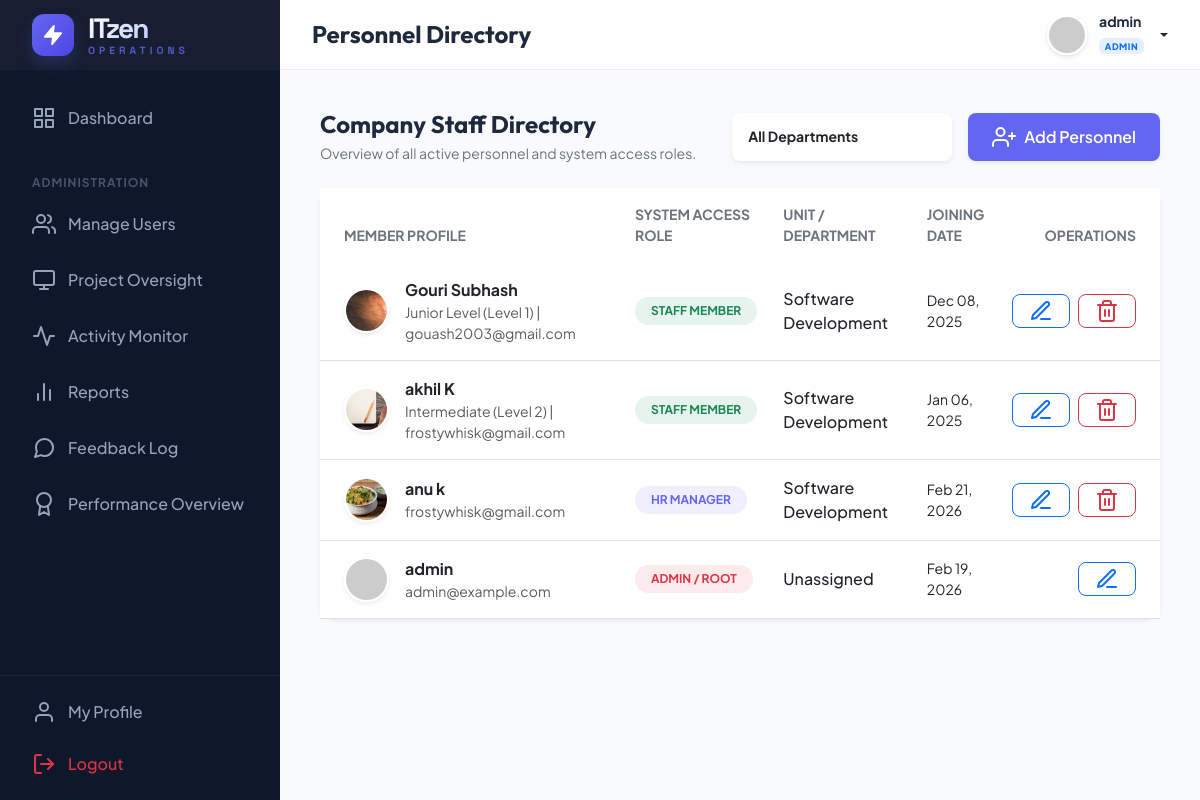
The page /manage-users/ (signed in) on the database its author committed.
### management/models.py (models this page shows, shortened)
class CustomUser(AbstractUser):
    ROLE_CHOICES = (
        ('ADMIN', 'Admin'),
        ('HR', 'HR Manager'),
        ('EMPLOYEE', 'Employee'),
    )
    DEPT_CHOICES = (
        ('DEVELOPMENT', 'Software Development'),
        ('DESIGN', 'UI/UX Design'),
        ('QA', 'Quality Assurance'),
        ('HR', 'Human Resources'),
        ('MARKETING', 'Digital Marketing'),
        ('SALES', 'Sales & Business'),
        ('SUPPORT', 'IT Support & Security'),
    )
    LEVEL_CHOICES = (
        ('JUNIOR', 'Junior Level (Level 1)'),
        ('INTERMEDIATE', 'Intermediate (Level 2)'),
        ('SENIOR', 'Senior Level (Level 3)'),
        ('LEAD', 'Lead Level (Level 4)'),
        ('EXPERT', 'Expert Level (Level 5)'),
    )
    role = models.CharField(max_length=20, choices=ROLE_CHOICES, default='EMPLOYEE')
    phone = models.CharField(max_length=15, blank=True, null=True)
    profile_pic = models.ImageField(upload_to='profile_pics/', blank=True, null=True)
    department = models.CharField(max_length=50, choices=DEPT_CHOICES, blank=True, null=True)
    designation = models.CharField(max_length=100, blank=True, null=True)
    level = models.CharField(max_length=20, choices=LEVEL_CHOICES, default='JUNIOR')
    date_of_joining = models.DateField(blank=True, null=True)
    def is_admin(self):
        return self.role == 'ADMIN' or self.is_superuser
    def is_hr(self):
        return self.role == 'HR'
    def is_employee(self):
        return self.role == 'EMPLOYEE' and not self.is_superuser and not self.role == 'HR'

### management/views.py (the view)
# urls.py: path('manage-users/', views.manage_users, name='manage_users'),
@login_required
def manage_users(request):
    if not request.user.is_admin(): return redirect('dashboard')
    dept_filter = request.GET.get('dept')
    users = CustomUser.objects.all().order_by('-date_joined')
    if dept_filter:
        users = users.filter(department=dept_filter)
    context = {
        'users': users,
        'depts': CustomUser.DEPT_CHOICES,
        'selected_dept': dept_filter
    }
    return render(request, 'admin/manage_users.html', context)

### templates/admin/manage_users.html (shortened to what this page needs)
{% extends 'base.html' %}
{% block page_title %}Personnel Directory{% endblock %}
{% block content %}
<div class="d-flex justify-content-between align-items-center mb-4">
    <div>
        <h4 class="fw-bold mb-1">Company Staff Directory</h4>
        <p class="text-secondary small mb-0">Overview of all active personnel and system access roles.</p>
    </div>
    <div class="d-flex gap-3">
        <form method="GET" class="d-flex gap-2">
            <select name="dept" id="dept_filter"
                class="form-select form-select-sm shadow-sm border-0 px-3 py-2 rounded-3 fw-bold text-dark"
                style="width: 220px; background: #fff;" onchange="this.form.submit()">
                <option value="">All Departments</option>
            </select>
        </form>
        <a href="{% url 'add_user' %}" class="btn btn-primary d-flex align-items-center gap-2 shadow-sm rounded-3">
            <i data-feather="user-plus" class="icon-sm"></i> Add Personnel
        </a>
    </div>
</div>
<div class="card border-0 shadow-sm">
    <div class="card-body p-0">
        <div class="table-responsive">
            <table class="table table-hover align-middle mb-0">
                <thead class="bg-light">
                    <tr>
                        <th class="ps-4 py-3 border-0 text-secondary small fw-bold text-uppercase">Member Profile</th>
                        <th class="py-3 border-0 text-secondary small fw-bold text-uppercase">System Access Role</th>
                        <th class="py-3 border-0 text-secondary small fw-bold text-uppercase">Unit / Department</th>
                        <th class="py-3 border-0 text-secondary small fw-bold text-uppercase">Joining Date</th>
                        <th class="pe-4 py-3 border-0 text-secondary small fw-bold text-uppercase text-end">Operations
                        </th>
                    </tr>
                </thead>
                <tbody>
                    {% for u in users %}
                    <tr>
                        <td class="ps-4 py-3">
                            <div class="d-flex align-items-center gap-3">
                                <img src="{% if u.profile_pic %}{{ u.profile_pic.url }}{% else %}https://ui-avatars.com/api/?name={{ u.username }}&background=6366f1&color=fff{% endif %}"
                                    class="rounded-circle shadow-sm"
                                    style="width: 45px; height: 45px; object-fit: cover; border: 2px solid #fff;">
                                <div>
                                    <div class="fw-bold text-dark">{{ u.get_full_name|default:u.username }}</div>
                                    <div class="text-muted small">{% if u.role == 'EMPLOYEE' %}{{ u.get_level_display }}
                                        | {% endif %}{{ u.email }}</div>
                                </div>
                            </div>
                        </td>
                        <td class="py-3">
                            {% if u.is_admin %}
                            <span class="badge bg-danger bg-opacity-10 text-danger px-3 py-2 rounded-pill fw-bold">ADMIN
                                / ROOT</span>
                            {% elif u.is_hr %}
                            <span class="badge bg-indigo bg-opacity-10 text-indigo px-3 py-2 rounded-pill fw-bold"
                                style="color: #6366f1; background: rgba(99, 102, 241, 0.1);">HR MANAGER</span>
                            {% else %}
                            <span
                                class="badge bg-success bg-opacity-10 text-success px-3 py-2 rounded-pill fw-bold">STAFF
                                MEMBER</span>
                            {% endif %}
                        </td>
                        <td class="py-3">
                            <span class="text-dark fw-medium">{{ u.get_department_display|default:"Unassigned" }}</span>
                        </td>
                        <td class="py-3">
                            <div class="text-dark small">
                                {% if u.date_of_joining %}
                                {{ u.date_of_joining|date:"M d, Y" }}
                                {% else %}
                                {{ u.date_joined|date:"M d, Y" }}
                                {% endif %}
                            </div>
                        </td>
                        <td class="pe-4 py-3 text-end">
                            <div class="d-flex justify-content-end gap-2">
                                <a href="{% url 'edit_user' u.id %}"
                                    class="btn btn-sm btn-outline-primary rounded-3 px-3">
                                    <i data-feather="edit-3" class="icon-sm"></i>
                                </a>
                                {% if not u.is_superuser %}
                                <button type="button" class="btn btn-sm btn-outline-danger rounded-3 px-3"
                                    data-bs-toggle="modal" data-bs-target="#deleteModal{{ u.id }}">
                                    <i data-feather="trash-2" class="icon-sm"></i>
                                </button>
                                {% endif %}
                            </div>
                        </td>
                    </tr>
                    {% endfor %}
                </tbody>
            </table>
        </div>
    </div>
</div>
{% endblock %}

### templates/base.html (shortened to what this page needs)
{% load static %}
<!DOCTYPE html>
<html lang="en">
<head>
    <link href="https://cdn.jsdelivr.net/npm/bootstrap@5.3.2/dist/css/bootstrap.min.css" rel="stylesheet">
</head>
<body>
    <aside class="sidebar" id="sidebar">
        <div class="sidebar-header">
            <a href="{% url 'dashboard' %}" class="sidebar-logo">
                <div class="logo-circle">
                    <i data-feather="zap" style="width: 22px; height: 22px; fill: #fff;"></i>
                </div>
                <div class="logo-text">
                    <span class="logo-main">ITzen</span>
                    <span class="logo-sub">Operations</span>
                </div>
            </a>
        </div>
        <nav class="sidebar-nav">
            <ul class="nav-list">
                <li class="nav-item">
                    <a href="{% url 'dashboard' %}"
                        class="nav-link {% if request.resolver_match.url_name == 'dashboard' %}active{% endif %}">
                        <i data-feather="grid"></i> Dashboard
                    </a>
                </li>
                {% if user.is_admin %}
                <li class="nav-caption">Administration</li>
                <li class="nav-item">
                    <a href="{% url 'manage_users' %}" class="nav-link">
                        <i data-feather="users"></i> Manage Users
                    </a>
                </li>
                <li class="nav-item">
                    <a href="{% url 'admin_project_status' %}" class="nav-link">
                        <i data-feather="monitor"></i> Project Oversight
                    </a>
                </li>
                <li class="nav-item">
                    <a href="{% url 'admin_monitor' %}" class="nav-link">
                        <i data-feather="activity"></i> Activity Monitor
                    </a>
                </li>
                <li class="nav-item">
                    <a href="{% url 'admin_reports' %}" class="nav-link">
                        <i data-feather="bar-chart-2"></i> Reports
                    </a>
                </li>
                <li class="nav-item">
                    <a href="{% url 'admin_feedback_view' %}" class="nav-link">
                        <i data-feather="message-circle"></i> Feedback Log
                    </a>
                </li>
                <li class="nav-item">
                    <a href="{% url 'admin_performance_overview' %}" class="nav-link">
                        <i data-feather="award"></i> Performance Overview
                    </a>
                </li>
                {% endif %}
            </ul>
        </nav>
        <div class="sidebar-footer">
            <a href="{% url 'employee_profile' %}" class="nav-link mb-1">
                <i data-feather="user"></i> My Profile
            </a>
            <a href="{% url 'logout' %}" class="nav-link text-danger">
                <i data-feather="log-out"></i> Logout
            </a>
        </div>
    </aside>
    <div class="main-wrapper">
        <header class="header">
            <div class="d-flex align-items-center">
                <h4 class="mb-0 fw-bold">{% block page_title %}Overview{% endblock %}</h4>
            </div>
            <div class="d-flex align-items-center gap-3">
                <div class="dropdown">
                    <a href="#" class="user-dropdown-toggle dropdown-toggle" data-bs-toggle="dropdown">
                        <img src="{% if user.profile_pic %}{{ user.profile_pic.url }}{% else %}https://ui-avatars.com/api/?name={{ user.username }}&background=6366f1&color=fff{% endif %}"
                            alt="user" class="avatar-img">
                        <div class="d-none d-md-block text-start">
                            <div class="small fw-bold lh-1 mb-1">{{ user.get_full_name|default:user.username }}</div>
                            <span class="badge bg-primary bg-opacity-10 text-primary border-0"
                                style="font-size: 9px; letter-spacing: 0.5px; text-transform: uppercase; font-weight: 800;">
                                {{ user.get_role_display|default:user.role }}
                            </span>
                        </div>
                    </a>
                </div>
            </div>
        </header>
        <main class="content-area">
            {% block content %}{% endblock %}
        </main>
    </div>
</body>
</html>

### templates/base.html (style rules this page uses)
:root { --primary: #6366f1; --primary-dark: #4f46e5; --secondary: #64748b; --accent: #f43f5e; --bg-body: #f8fafc; --bg-sidebar: #0f172a; --text-main: #1e293b; --glass-bg: rgba(255, 255, 255, 0.8); --sidebar-width: 280px; --header-height: 70px; --card-shadow: 0 10px 15px -3px rgba(0, 0, 0, 0.1), 0 4px 6px -2px rgba(0, 0, 0, 0.05); --transition: all 0.3s cubic-bezier(0.4, 0, 0.2, 1); }
body { font-family: 'Plus Jakarta Sans', sans-serif; background-color: var(--bg-body); color: var(--text-main); margin: 0; overflow-x: hidden; }
h1, h2, h3, h4, h5, h6 { font-family: 'Outfit', sans-serif; font-weight: 600; }
.sidebar { width: var(--sidebar-width); height: 100vh; background-color: var(--bg-sidebar); position: fixed; left: 0; top: 0; z-index: 1000; transition: var(--transition); color: #94a3b8; display: flex; flex-direction: column; }
.sidebar-nav { flex: 1; overflow-y: auto; overflow-x: hidden; scrollbar-width: thin; scrollbar-color: rgba(255, 255, 255, 0.08) transparent; }
.sidebar-footer { border-top: 1px solid rgba(255, 255, 255, 0.06); padding: 0.75rem 1rem; flex-shrink: 0; }
.sidebar-header { height: var(--header-height); display: flex; align-items: center; padding: 0 2rem; background: rgba(255, 255, 255, 0.03); }
.sidebar-logo { color: #fff; font-family: 'Space Grotesk', sans-serif; font-size: 1.75rem; font-weight: 800; text-decoration: none; display: flex; align-items: center; gap: 14px; transition: var(--transition); }
.logo-text { display: flex; flex-direction: column; line-height: 1; }
.logo-main { letter-spacing: -2px; background: linear-gradient(135deg, #fff 0%, #a5b4fc 100%); -webkit-background-clip: text; background-clip: text; -webkit-text-fill-color: transparent; }
.logo-sub { font-size: 0.65rem; text-transform: uppercase; letter-spacing: 4px; color: var(--primary); font-weight: 700; margin-top: 4px; opacity: 0.8; }
.logo-circle { width: 42px; height: 42px; background: linear-gradient(135deg, var(--primary) 0%, var(--primary-dark) 100%); border-radius: 12px; display: flex; align-items: center; justify-content: center; position: relative; box-shadow: 0 8px 16px rgba(99, 102, 241, 0.2); overflow: hidden; }
.logo-circle::after { content: ''; position: absolute; inset: 0; background: linear-gradient(45deg, transparent, rgba(255, 255, 255, 0.2), transparent); transform: translateX(-100%); transition: 0.5s; }
.nav-list { list-style: none; padding: 1.5rem 1rem; margin: 0; }
.nav-item { margin-bottom: 0.5rem; }
.nav-link { display: flex; align-items: center; padding: 0.75rem 1rem; color: #94a3b8; text-decoration: none; border-radius: 12px; transition: var(--transition); gap: 12px; font-weight: 500; }
.nav-caption { font-size: 0.75rem; text-transform: uppercase; letter-spacing: 1px; font-weight: 700; color: #475569; padding: 1.5rem 1rem 0.5rem; }
.main-wrapper { margin-left: var(--sidebar-width); min-height: 100vh; transition: var(--transition); }
.header { height: var(--header-height); background: var(--glass-bg); backdrop-filter: blur(10px); border-bottom: 1px solid rgba(226, 232, 240, 0.8); position: sticky; top: 0; z-index: 999; display: flex; align-items: center; justify-content: space-between; padding: 0 2rem; }
.content-area { padding: 2.5rem; }
.card { background: #fff; border: none; border-radius: 16px; box-shadow: var(--card-shadow); transition: var(--transition); }
.btn-primary { background: var(--primary); border: none; padding: 0.75rem 1.5rem; border-radius: 10px; font-weight: 600; transition: var(--transition); }
.user-dropdown-toggle { display: flex; align-items: center; gap: 12px; text-decoration: none; color: var(--text-main); font-weight: 600; }
.avatar-img { width: 40px; height: 40px; border-radius: 50%; object-fit: cover; border: 2px solid #fff; box-shadow: 0 2px 4px rgba(0, 0, 0, 0.1); }

### rows shown on the page
CustomUser: get_full_name "admin", role "ADMIN", email "admin@example.com", shows "ADMIN / ROOT", department "Unassigned", date_joined "Feb 19, 2026"
CustomUser: profile_pic (picture), get_full_name "Gouri Subhash", level "Junior Level (Level 1)", email "gouash2003@gmail.com", role "STAFF MEMBER", department "Software Development", date_of_joining "Dec 08, 2025"
CustomUser: profile_pic (picture), get_full_name "akhil K", level "Intermediate (Level 2)", email "frostywhisk@gmail.com", role "STAFF MEMBER", department "Software Development", date_of_joining "Jan 06, 2025"
CustomUser: profile_pic (picture), get_full_name "anu k", email "frostywhisk@gmail.com", role "HR MANAGER", department "Software Development", date_joined "Feb 21, 2026"
